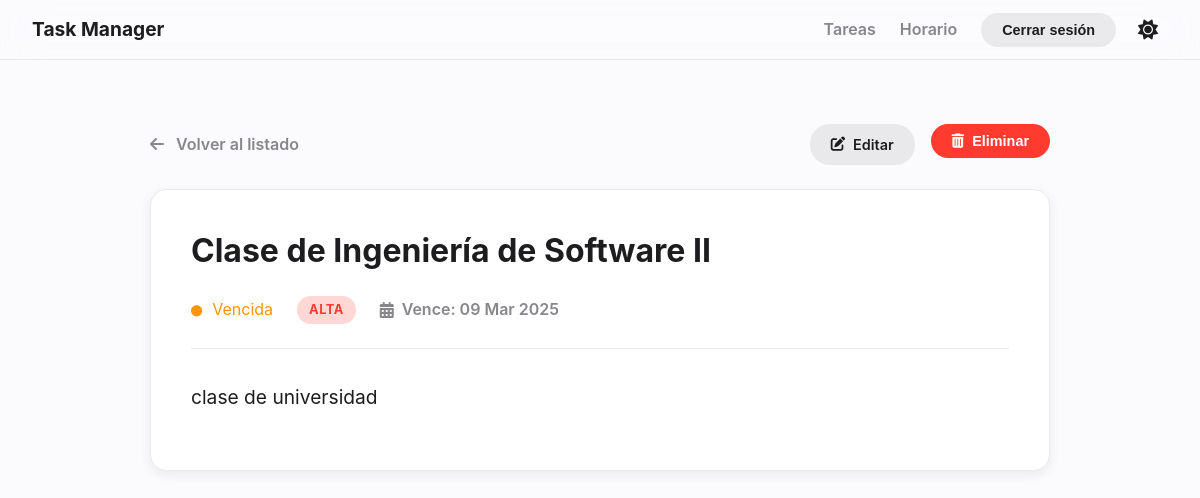
Screenshot of /task/34/ (signed in) with the database file from the repository.
### tareas/models.py (models this page shows, shortened)
class Task(models.Model):
    ESTADO_CHOICES = [
        ('pendiente', _('Pendiente')),
        ('completada', _('Completada')),
        ('vencida', _('Vencida')),
    ]
    PRIORIDAD_CHOICES = [
        ('alta', _('Alta')),
        ('media', _('Media')),
        ('baja', _('Baja')),
    ]
    DAYS_OF_WEEK = [
        ('Monday', _('Lunes')),
        ('Tuesday', _('Martes')),
        ('Wednesday', _('Miércoles')),
        ('Thursday', _('Jueves')),
        ('Friday', _('Viernes')),
        ('Saturday', _('Sábado')),
        ('Sunday', _('Domingo')),
    ]
    nombre = models.CharField(max_length=200, verbose_name=_('Nombre'))
    descripcion = models.TextField(verbose_name=_('Descripción'))
    fecha_vencimiento = models.DateField(verbose_name=_('Fecha de vencimiento'))
    estado = models.CharField(max_length=20, choices=[('pendiente', _('Pendiente')), ('completada', _('Completada'))], default='pendiente', verbose_name=_('Estado'))
    prioridad = models.CharField(max_length=10, choices=PRIORIDAD_CHOICES, default='media', verbose_name=_('Prioridad'))
    usuario = models.ForeignKey(User, on_delete=models.CASCADE, verbose_name=_('Usuario'))
    dia_semana = models.JSONField(default=list, blank=True, null=True, verbose_name=_('Días de la semana'))
    hora_inicio = models.TimeField(blank=True, null=True, verbose_name=_('Hora de inicio'))
    duracion_minutos = models.IntegerField(default=60, verbose_name=_('Duración (minutos)'))
    scheduled_dia_semana = models.JSONField(default=list, blank=True, null=True)
    scheduled_hora_inicio = models.TimeField(blank=True, null=True)
    recordatorio_enviado = models.BooleanField(default=False, verbose_name=_('Recordatorio enviado'))
    @property
    def dynamic_status(self):
        if self.estado == 'completada':
            return 'completada'
        if self.fecha_vencimiento < date.today():
            return 'vencida'
        return 'pendiente'
    def get_dynamic_status_display(self):
        return dict(self.ESTADO_CHOICES).get(self.dynamic_status)

### tareas/views.py (the view)
# urls.py: path('task/<int:pk>/', views.TaskDetailView.as_view(), name='task-detail'),
class TaskDetailView(LoginRequiredMixin, DetailView):
    model = Task
    template_name = 'tareas/task_detail.html'
    context_object_name = 'task'
    def get_queryset(self):
        return Task.objects.filter(usuario=self.request.user)

### tareas/context_processors.py (called while the page is built)
def greeting_context_processor(request):
    context = {}
    current_hour = datetime.now().hour
    if 5 <= current_hour < 12:
        context['greeting'] = "Good morning"
    elif 12 <= current_hour < 19:
        context['greeting'] = "Good afternoon"
    else:
        context['greeting'] = "Good evening"
    if request.user.is_authenticated:
        tasks_today_count = Task.objects.filter(
            usuario=request.user,
            fecha_vencimiento=date.today(),
            estado='pendiente'
        ).count()
        context['tasks_today_count'] = tasks_today_count
    else:
        context['tasks_today_count'] = 0
    return context

### templates/tareas/task_detail.html (shortened to what this page needs)
{% extends "base.html" %}
{% load static %}
{% block content %}
<div class="detail-container">
    <div class="detail-header">
        <a href="{% url 'task-list' %}" class="back-link"><i class="fas fa-arrow-left"></i> Volver al listado</a>
        <div class="detail-actions">
            <a href="{% url 'task-update' task.pk %}" class="btn btn-secondary"><i class="fas fa-edit"></i> Editar</a>
            <form id="delete-form" action="{% url 'task-delete' task.pk %}" method="post" style="display: inline;">
                <button type="button" id="delete-button" class="btn btn-danger"><i class="fas fa-trash-alt"></i> Eliminar</button>
            </form>
        </div>
    </div>
    <div class="detail-card">
        <div class="detail-card-body">
            <h1>{{ task.nombre }}</h1>
            <div class="detail-meta">
                <span class="task-status status-{{ task.dynamic_status|lower }}">
                    <i class="fas fa-circle"></i> {{ task.get_dynamic_status_display }}
                </span>
                <span class="task-priority priority-{{ task.prioridad|lower }}">
                    {{ task.get_prioridad_display }}
                </span>
                <span class="meta-item">
                    <i class="fas fa-calendar-alt"></i>
                    Vence: {{ task.fecha_vencimiento|date:"d M Y" }}
                </span>
            </div>
            {% if task.descripcion %}
                <div class="detail-description">
                    <p>{{ task.descripcion|linebreaks }}</p>
                </div>
            {% else %}
                <div class="detail-description">
                    <p class="text-secondary"><em>No hay una descripción para esta tarea.</em></p>
                </div>
            {% endif %}
        </div>
    </div>
</div>
{% endblock %}

### static/css/estilos.css (style rules this page uses)
html { box-sizing: border-box; font-size: 16px; }
*, *:before, *:after { box-sizing: inherit; }
body, h1, h2, h3, h4, h5, h6, p, ol, ul { margin: 0; padding: 0; font-weight: normal; }
:root { --font-primary: 'Inter', -apple-system, BlinkMacSystemFont, "Segoe UI", Roboto, Helvetica, Arial, sans-serif; --bg-color-light: #FBFBFD; --surface-color-light: #FFFFFF; --border-color-light: #EAEAEB; --text-primary-light: #1D1D1F; --text-secondary-light: #86868B; --accent-primary-light: #007AFF; --accent-green-light: #34C759; --accent-red-light: #FF3B30; --card-shadow-light: 0 4px 12px rgba(0, 0, 0, 0.07); --checkbox-border-color-light: #BDBDBD; --bg-color-dark: #0D0D0D; --surface-color-dark: #1A1A1C; --border-color-dark: #2C2C2E; --text-primary-dark: #E5E5EA; --text-secondary-dark: #8E8E93; --accent-primary-dark: #0A84FF; --accent-green-dark: #30D158; --accent-red-dark: #FF453A; --card-shadow-dark: none; --checkbox-border-color-dark: #545458; }
body { --bg-color: var(--bg-color-light); --surface-color: var(--surface-color-light); --border-color: var(--border-color-light); --text-primary: var(--text-primary-light); --text-secondary: var(--text-secondary-light); --accent-primary: var(--accent-primary-light); --accent-green: var(--accent-green-light); --accent-red: var(--accent-red-light); --card-shadow: var(--card-shadow-light); --checkbox-border-color: var(--checkbox-border-color-light); }
body { background-color: var(--bg-color); color: var(--text-primary); font-family: var(--font-primary); font-weight: 400; line-height: 1.6; transition: background-color 0.3s ease, color 0.3s ease; -webkit-font-smoothing: antialiased; -moz-osx-font-smoothing: grayscale; }
h1, .h1 { font-size: 2rem; font-weight: 700; line-height: 1.3; color: var(--text-primary); margin-bottom: 1.5rem; }
p { margin-bottom: 1rem; font-size: 1rem; }
.btn { display: inline-flex; align-items: center; justify-content: center; gap: 0.5rem; font-size: 0.9rem; font-weight: 600; padding: 0.5rem 1.25rem; border-radius: 20px; border: 1px solid transparent; cursor: pointer; text-decoration: none; transition: transform 0.2s ease, background-color 0.2s ease, box-shadow 0.2s ease, border-color 0.2s ease; -webkit-tap-highlight-color: transparent; }
.btn-secondary { background-color: color-mix(in srgb, var(--text-primary) 8%, transparent); color: var(--text-primary); }
.btn-danger { background-color: var(--accent-red); color: #FFFFFF; }
.task-priority { font-size: 0.8rem; font-weight: 700; padding: 0.25rem 0.75rem; border-radius: 20px; text-transform: uppercase; letter-spacing: 0.5px; }
.priority-alta { background-color: color-mix(in srgb, var(--accent-red) 20%, transparent); color: var(--accent-red); }
.task-status .fas { font-size: 0.7em; margin-right: 0.5em; }
.status-vencida { color: #FF9500; }
.detail-container { max-width: 900px; margin: 2rem auto; }
.detail-header { display: flex; justify-content: space-between; align-items: center; margin-bottom: 1.5rem; }
.back-link { color: var(--text-secondary); text-decoration: none; font-weight: 600; transition: color 0.2s ease; }
.back-link .fas { margin-right: 0.5rem; }
.detail-actions { display: flex; gap: 1rem; }
.detail-card { background-color: var(--surface-color); border-radius: 16px; border: 1px solid var(--border-color); box-shadow: var(--card-shadow); }
.detail-card-body { padding: 2.5rem; }
.detail-card-body h1 { margin-top: 0; }
.detail-meta { display: flex; flex-wrap: wrap; gap: 1.5rem; align-items: center; margin-bottom: 2rem; padding-bottom: 1.5rem; border-bottom: 1px solid var(--border-color); }
.meta-item { display: flex; align-items: center; gap: 0.5rem; color: var(--text-secondary); font-weight: 600; }
.detail-description { margin-top: 2rem; line-height: 1.7; }
.detail-description p { font-size: 1.2rem; }

### rows the page displays
Task: nombre "Clase de Ingeniería de Software II", dynamic_status "Vencida", prioridad "ALTA", fecha_vencimiento "09 Mar 2025", descripcion "clase de universidad"
